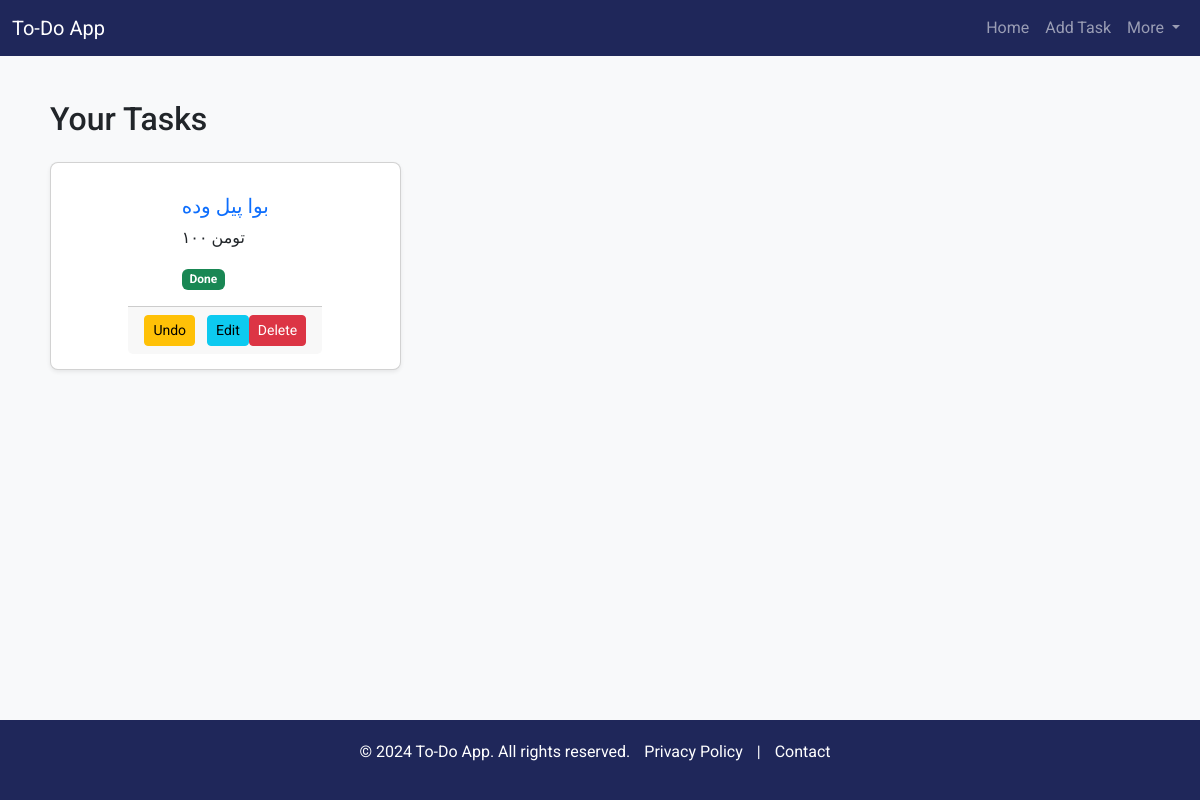
Before: / with the older database file.
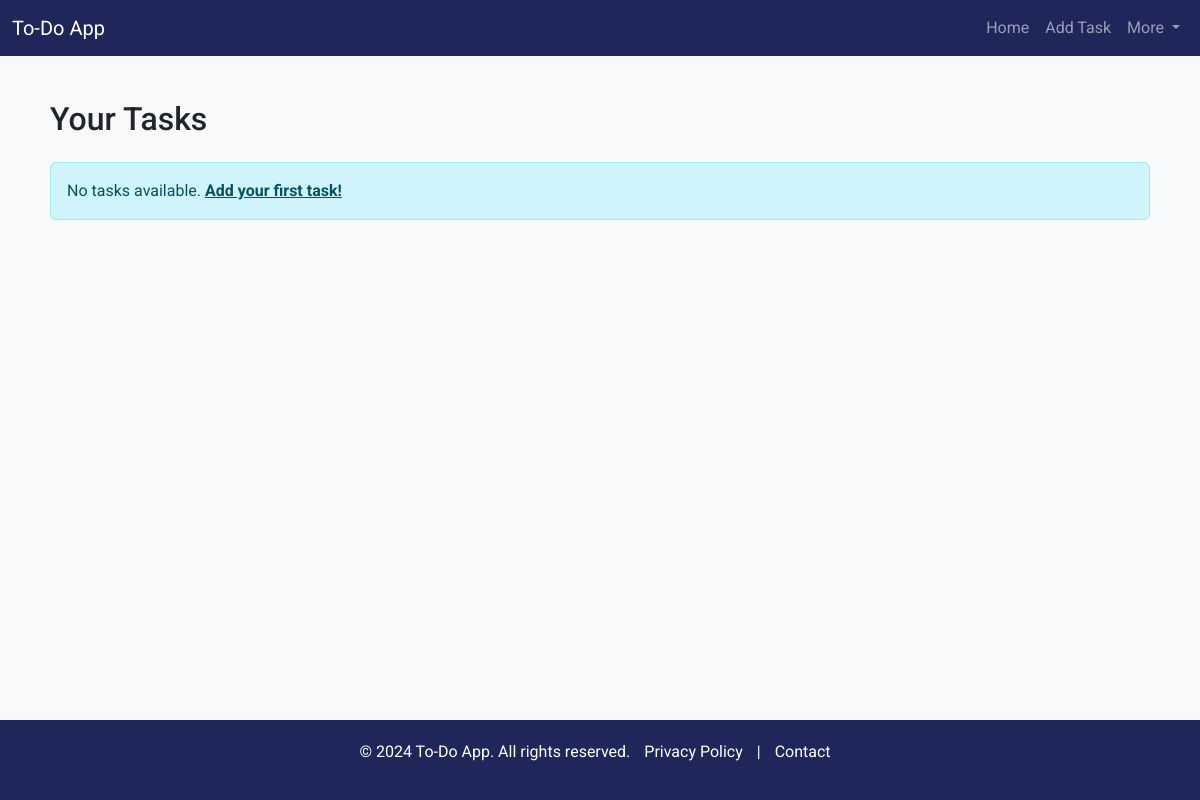
After: the same page with the newer database file.
### models.py (models this page shows, shortened)
class TaskData(db.Model):
    id = db.Column(db.Integer , primary_key=True)
    title = db.Column(db.String(30))
    task = db.Column(db.Text())
    done = db.Column(db.Boolean() , default=False)

### app.py (the view)
@app.route('/' , methods=["GET" , "POST"])
def home():
    tasks = TaskData.query.all()
    return render_template("home.html", tasks=tasks)

### templates/home.html
{% extends "base.html" %}
{% block content %}
    <h2 class="mb-4">Your Tasks</h2>
    <div class="row">
        {% if tasks %}
            {% for task in tasks %}
                <div class="col-md-4 mb-3">
                    <div class="card task-item shadow-sm">
                        <div class="card-body">
                            <h5 class="card-title">
                                <a href="{{ url_for('edit_session', id=task.id) }}" class="text-decoration-none text-primary">{{ task.title }}</a>
                            </h5>
                            <p class="card-text">{{ task.task }}</p>
                            <span class="task-status {% if task.done %}done{% else %}not-done{% endif %}">
                                {% if task.done %}
                                    <span class="badge bg-success">Done</span>
                                {% else %}
                                    <span class="badge bg-danger">Not Done</span>
                                {% endif %}
                            </span>
                        </div>
                        <div class="card-footer d-flex justify-content-between">
                            <div>
                                {% if task.done %}
                                    <a href="{{ url_for('undone', id=task.id) }}" class="btn btn-warning btn-sm">Undo</a>
                                {% else %}
                                    <a href="{{ url_for('done', id=task.id) }}" class="btn btn-success btn-sm">Mark as Done</a>
                                {% endif %}
                                <a href="{{ url_for('edit_session', id=task.id) }}" class="btn btn-info btn-sm ms-2">Edit</a>
                            </div>
                            <form action="{{ url_for('delete', id=task.id) }}" method="post" style="display:inline;">
                                <button type="submit" class="btn btn-danger btn-sm" onclick="return confirm('Are you sure you want to delete this task?');">Delete</button>
                            </form>
                        </div>
                    </div>
                </div>
            {% endfor %}
        {% else %}
            <div class="col-12">
                <div class="alert alert-info" role="alert">
                    No tasks available. <a href="{{ url_for('add') }}" class="alert-link">Add your first task!</a>
                </div>
            </div>
        {% endif %}
    </div>
{% endblock %}

Changed rows visible on the page:
removed TaskData: title "بوا پیل وده", task "۱۰۰ تومن", done "Done"
Other visible differences:
text now shown: "No tasks available. Add your first task!"
